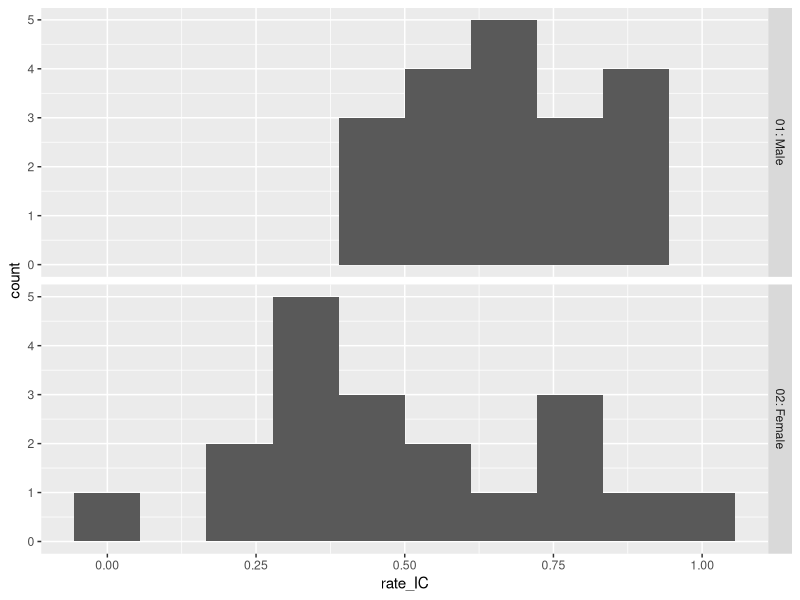
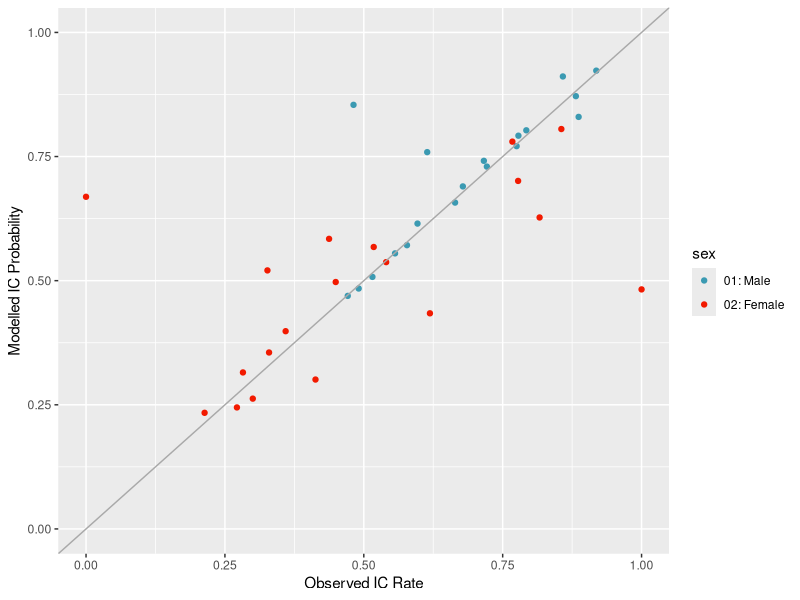
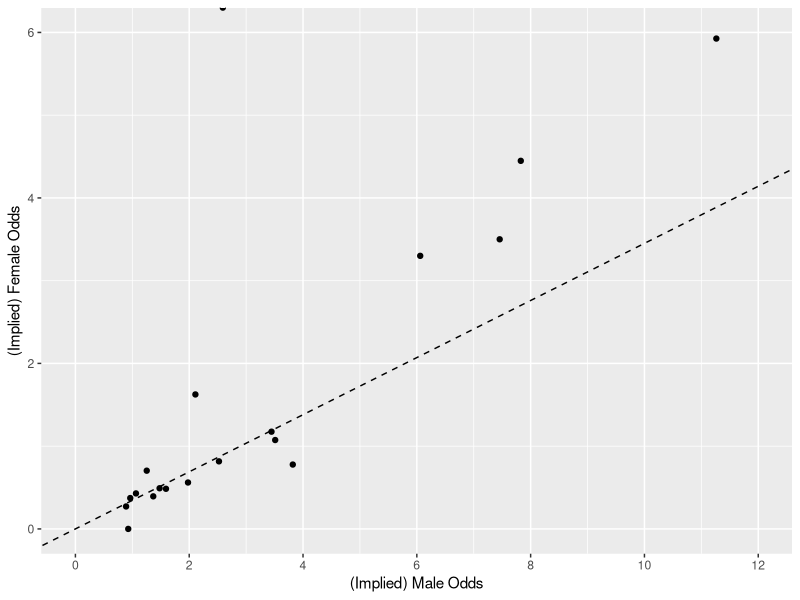
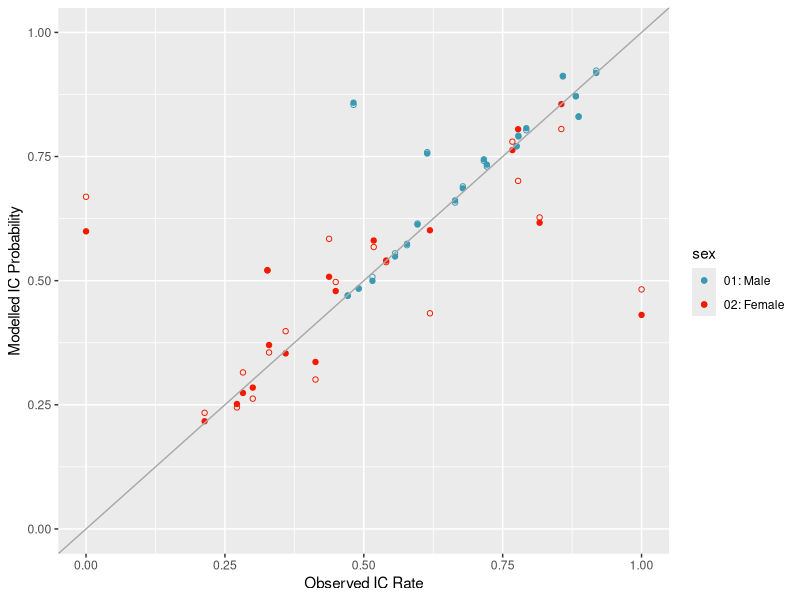

These charts were generated, in order, by the following R code:
## ---- chunk 1
library(tidyverse)
library(knitr)
data <- read_csv("../../Data/adult_gender_IC_data.csv")
data %>% head(8) %>%  kable
## ---- chunk 2
data %>% 
  mutate(rate_IC = count_IC / count) %>%
  ggplot(aes(x = rate_IC)) + geom_histogram(bins= 10) + facet_grid(rows = vars(sex))
## ---- chunk 3
library(broom)

model_1 <- glm( formula = cbind(count_IC, count - count_IC) ~ sex + offence_type + offence_group, family = binomial(logit), data = data)

model_1 <- model_1 %>% tidy

kable(model_1 %>% select(term, estimate))

beta0 <-  model_1[1,"estimate"] %>% unlist()
beta_F <- model_1[2,"estimate"] %>% unlist()
## ---- chunk 4
data_model_1 <- data %>% mutate(
  intercept = "(Intercept)",
  sex_term = paste0("sex", sex),
  offence_type_term = paste0("offence_type", offence_type),
  offence_group_term = paste0("offence_group", offence_group)
)

data_model_1 <- model_1 %>% select(term, intercept_coef = estimate) %>%
  left_join(data_model_1, ., by = c("intercept" = "term"))

data_model_1 <- model_1 %>% select(term, sex_coef = estimate) %>%
  left_join(data_model_1, ., by = c("sex_term" = "term"))

data_model_1 <- model_1 %>% select(term, offence_type_coef = estimate) %>%
  left_join(data_model_1, ., by = c("offence_type_term" = "term"))

data_model_1 <- model_1 %>% select(term, offence_group_coef = estimate) %>%
  left_join(data_model_1, ., by = c("offence_group_term" = "term"))

data_model_1 <- data_model_1 %>%
  rowwise %>%
  mutate(
    coef = sum(intercept_coef, sex_coef, offence_type_coef, offence_group_coef, na.rm = TRUE),
    odds = exp(coef),
    prob = odds/(1+odds)
  )


data_model_1 %>% ggplot(aes(rate_IC, prob, color = sex)) + geom_point() +
  geom_abline(intercept = 0, slope = 1, color = "darkgrey") +
  xlab("Observed IC Rate") + ylab("Modelled IC Probability") +
  scale_color_manual(values = c("01: Male" = "#3B9AB2", "02: Female" = "#F21A00")) +
  scale_x_continuous(limits = c(0,1)) + scale_y_continuous(limits = c(0,1))
## ---- chunk 5
example_IC_rate <- data %>% 
  filter(sex == "01: Male", offence_type == "01: Indictable only", offence_group == "01: Violence against the person") %>%
  select(rate_IC) %>% unlist

example_odds <- example_IC_rate / (1 - example_IC_rate)
## ---- chunk 6
data_mf <- data %>% select(-count_IC, -count) %>% spread(sex,  rate_IC) %>% rename(male_IC = `01: Male`, female_IC = `02: Female`) %>%
  mutate(
    male_odds = male_IC / (1 - male_IC),
    female_odds = female_IC / (1- female_IC)
  )

data_mf %>% ggplot(aes(male_odds, female_odds)) + geom_point() +
  geom_abline(intercept = 0, slope = exp(beta_F), linetype = "dashed") +
  xlab("(Implied) Male Odds") + ylab("(Implied) Female Odds") +
  scale_x_continuous(limits = c(0, 12), breaks = seq(0,12,by=2)) + scale_y_continuous(limits = c(0, 6))
## ---- chunk 7
model_M <- glm( formula = cbind(count_IC, count - count_IC) ~  offence_type + offence_group,
                family = binomial(logit), data = data %>% filter(sex == "01: Male")) %>% tidy

model_F <- glm( formula = cbind(count_IC, count - count_IC) ~  offence_type + offence_group,
                family = binomial(logit), data = data %>% filter(sex == "02: Female")) %>% tidy

model_M %>% select(term, estimate) %>% kable(caption = "Logistic regression coefficients for Male only data")
## ---- chunk 8
model_F %>% select(term, estimate) %>% kable(caption = "Logistic regression coefficients for Female only data")
## ---- chunk 9

model_MF <- bind_rows( model_M %>% mutate(sex = "01: Male"), model_F %>% mutate(sex = "02: Female") )

data_model_MF <- data %>% mutate(
  intercept = "(Intercept)",
  offence_type_term = paste0("offence_type", offence_type),
  offence_group_term = paste0("offence_group", offence_group)
)

data_model_MF <- model_MF %>% select(term, sex,intercept_coef = estimate) %>%
  left_join(data_model_MF, ., by = c("intercept" = "term", "sex" = "sex"))

data_model_MF <- model_MF %>% select(term, sex, offence_type_coef = estimate) %>%
  left_join(data_model_MF, ., by = c("offence_type_term" = "term", "sex" = "sex"))

data_model_MF <- model_MF %>% select(term, sex, offence_group_coef = estimate) %>%
  left_join(data_model_MF, ., by = c("offence_group_term" = "term", "sex" = "sex"))

data_model_MF <- data_model_MF %>%
  rowwise %>%
  mutate(
    coef = sum(intercept_coef, offence_type_coef, offence_group_coef, na.rm = TRUE),
    odds = exp(coef),
    prob = odds/(1+odds)
  )


data_model_MF %>% ggplot(aes(rate_IC, prob, color = sex)) + geom_point() +
  geom_point(data = data_model_1,aes(rate_IC, prob, color = sex), shape = 1 ) +
  geom_abline(intercept = 0, slope = 1, color = "darkgrey") +
  xlab("Observed IC Rate") + ylab("Modelled IC Probability") +
  scale_color_manual(values = c("01: Male" = "#3B9AB2", "02: Female" = "#F21A00")) +
  scale_x_continuous(limits = c(0,1)) + scale_y_continuous(limits = c(0,1))
